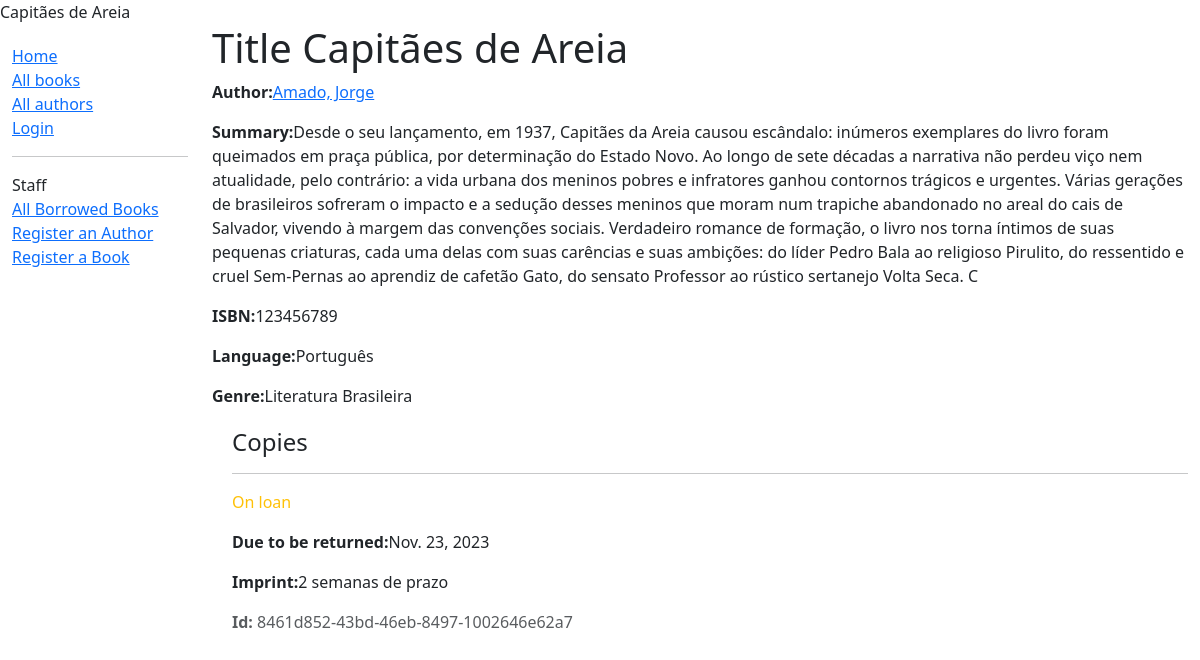
/catalog/book/8, run on an earlier commit of the app's database.
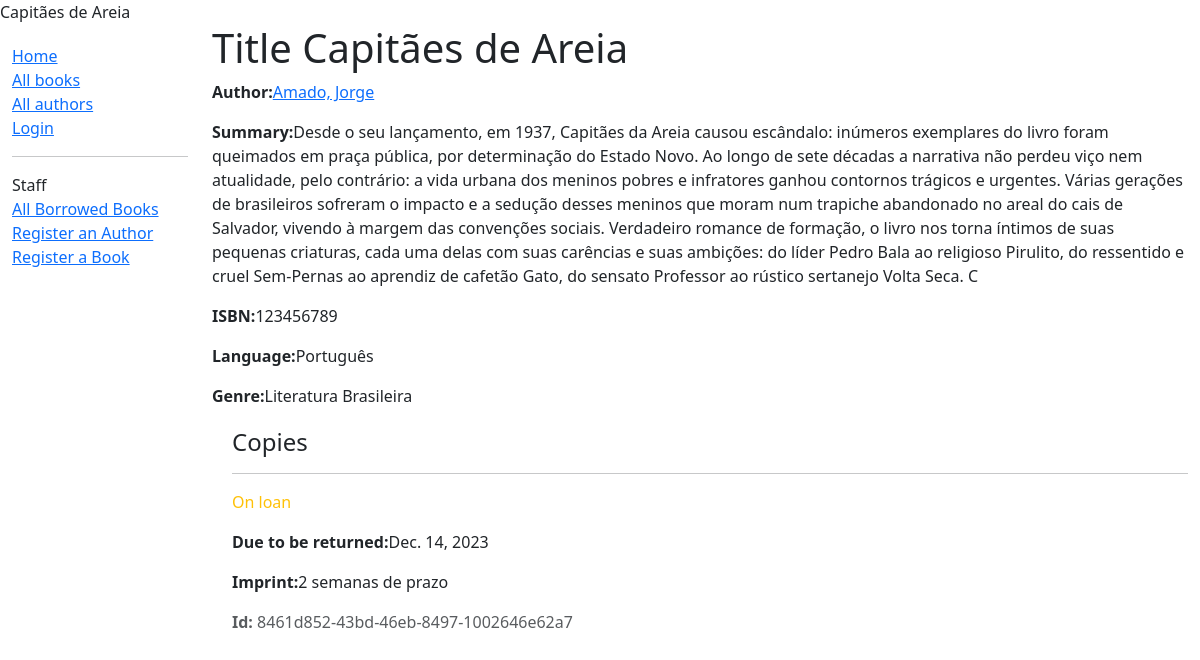
And on a later commit of the database.
### catalog/models.py (models this page shows, shortened)
class BookInstance(models.Model):
    id = models.UUIDField(primary_key=True, default=uuid.uuid4, help_text='Unique ID for this particular book across whole library')
    book = models.ForeignKey('Book', on_delete=models.RESTRICT,
    null=True)
    imprint = models.CharField(max_length=200)
    due_back = models.DateField(null=True, blank=True)
    borrower = models.ForeignKey(User, on_delete=models.SET_NULL, null=True, blank=True)
    LOAN_STATUS = (
        ('m', 'Maintence'),
        ('o', 'On loan'),
        ('a', 'Avaiable'),
        ('r', 'Reserved'),
    )
    status = models.CharField(
        max_length=1,
        choices=LOAN_STATUS,
        blank=True,
        default='m',
        help_text='Book availability',
    )
    class Meta:
        ordering=['due_back']
        permissions = (("can_mark_returned", "Set book as returned"),)

### catalog/views.py (the view)
# urls.py: re_path(r'^book/(?P<pk>\d+)$', views.BookDetailView.as_view(), name='book-detail'),
class BookDetailView(generic.DetailView):
    model = Book
    template_name = 'catalog/book_detail.html'

### catalog/models.py (called while the page is built)
    def __str__(self):
        return self.name

    def __str__(self):
        return self.name

    def get_absolute_url(self):
        return reverse('authors_detail', args=[str(self.id)])

    def __str__(self):
        return f'{self.last_name}, {self.first_name}'

### catalog/templates/catalog/book_detail.html (shortened to what this page needs)
{% extends "base.html" %}
{% block sidebar %}
    {{ block.super }}
{% endblock %}
{% block content %}
    <h1>Title {{book.title}}</h1>
    <p><strong>Author:</strong><a href="{{ book.author.get_absolute_url }}">{{ book.author }}</a></p>
    <p><strong>Summary:</strong>{{ book.summary }}</p>
    <p><strong>ISBN:</strong>{{ book.isbn }}</p>
    <p><strong>Language:</strong>{{ book.language }}</p>
    <p><strong>Genre:</strong>{{ book.genre.all|join:", " }}</p>
    <div style="margin-left:20px; margin-top:20px">
        <h4>Copies</h4>
        {% if  book.bookinstance_set.all %}
            {% for copy in book.bookinstance_set.all %}
                <hr>
                <p class="{% if copy.status == 'a' %}text-success{% elif copy.status == 'm' %}text-danger{% else %}text-warning{% endif %}">
                    {{ copy.get_status_display }}
                </p>
                {% if copy.status != 'a' %}
                    <p><strong>Due to be returned:</strong>{{ copy.due_back }}</p>
                {% endif %}
                <p><strong>Imprint:</strong>{{ copy.imprint }}</p>
                <p class="text-muted"><strong>Id:</strong> {{ copy.id }} </p>
            {% endfor %}
        {% else %}
        <hr>
        <p>Nenhum status cadastrado para o livro</p>
        {% endif %}
    </div>
{% endblock %}

What changed in the data, as far as the page shows it:
changed BookInstance "On loan": due_back "Nov. 23, 2023" → "Dec. 14, 2023"
